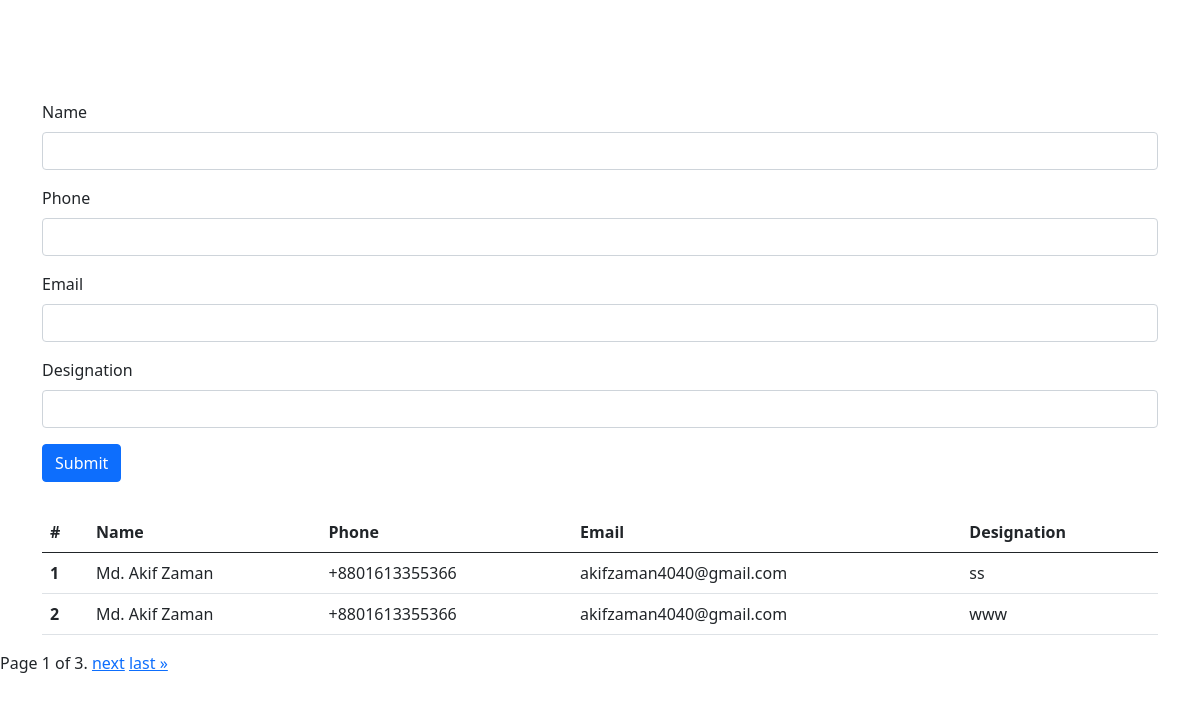
The page / on the database its author committed.
### crud/models.py (models this page shows, shortened)
class Leads(models.Model):
    name=models.CharField(max_length=40)
    phone=models.CharField(max_length=15)
    email=models.CharField(max_length=40)
    designation=models.CharField(max_length=40)

### crud/views.py (the view)
# urls.py: path('', views.index, name='index'),
def index(request):
    if request.method == 'POST':
        form = LeadsForm(request.POST)
        if form.is_valid():
            form.save()
            return redirect('/')
    else:
        form = LeadsForm()
    leads = Leads.objects.all()
    paginator = Paginator(leads, 2) # Show 2 contacts per page.
    page_number = request.GET.get('page')
    page_obj = paginator.get_page(page_number)
    context ={
        'page_obj' : page_obj
    }
    return render(request, 'index.html', context)

### crud/templates/index.html (shortened to what this page needs)
<!doctype html>
<html lang="en">
  <head>
    <link href="https://cdn.jsdelivr.net/npm/bootstrap@5.0.2/dist/css/bootstrap.min.css" rel="stylesheet">
  </head>
  <body>
    <div class="container">
        <div style="margin-top: 100px;" class="row">
            <div class="col-md-12">
                <form action="" method="post">
                    <div class="mb-3">
                      <label class="form-label">Name</label>
                      <input type="text" name="name" class="form-control" aria-describedby="emailHelp">
                    </div>
                    <div class="mb-3">
                     <label class="form-label">Phone</label>
                     <input type="text" name="phone" class="form-control" aria-describedby="emailHelp">
                    </div>
                    <div class="mb-3">
                      <label class="form-label">Email</label>
                      <input type="email" name="email" class="form-control" aria-describedby="emailHelp">
                    </div>
                    <div class="mb-3">
                      <label class="form-label">Designation</label>
                      <input type="text" name="designation" class="form-control">
                    </div>
                    <button type="submit" class="btn btn-primary">Submit</button>
                  </form>
            </div>
        </div>
    </div>
    <div class="container">
        <div style="margin-top: 30px;" class="row">
            <div class="col-md-12">
                <table class="table">
                    <thead>
                      <tr>
                        <th scope="col">#</th>
                        <th scope="col">Name</th>
                        <th scope="col">Phone</th>
                        <th scope="col">Email</th>
                        <th scope="col">Designation</th>
                      </tr>
                    </thead>
                    <tbody>
                      {% for data in page_obj %}
                        <tr>
                          <th scope="row">{{ data.id }}</th>
                          <td>{{ data.name }}</td>
                          <td>{{ data.phone }}</td>
                          <td>{{ data.email }}</td>
                          <td>{{ data.designation }}</td>
                        </tr>
                      {% endfor %}
                    </tbody>
                  </table>
            </div>
        </div>
    </div>
  <div class="pagination">
      <span class="step-links">
          <span class="current">
              Page {{ page_obj.number }} of {{ page_obj.paginator.num_pages }}.
          </span>
          {% if page_obj.has_next %}
              <a href="?page={{ page_obj.next_page_number }}">next</a>
              <a href="?page={{ page_obj.paginator.num_pages }}">last &raquo;</a>
          {% endif %}
      </span>
  </div>
  </body>
</html>

### rows shown on the page
Leads: id "1", name "Md. Akif Zaman", phone "+8801613355366", email "akifzaman4040@gmail.com", designation "ss"
Leads: id "2", name "Md. Akif Zaman", phone "+8801613355366", email "akifzaman4040@gmail.com", designation "www"

### other values the page prints
{{ page_obj.number }} "1"
{{ page_obj.paginator.num_pages }} "3"
